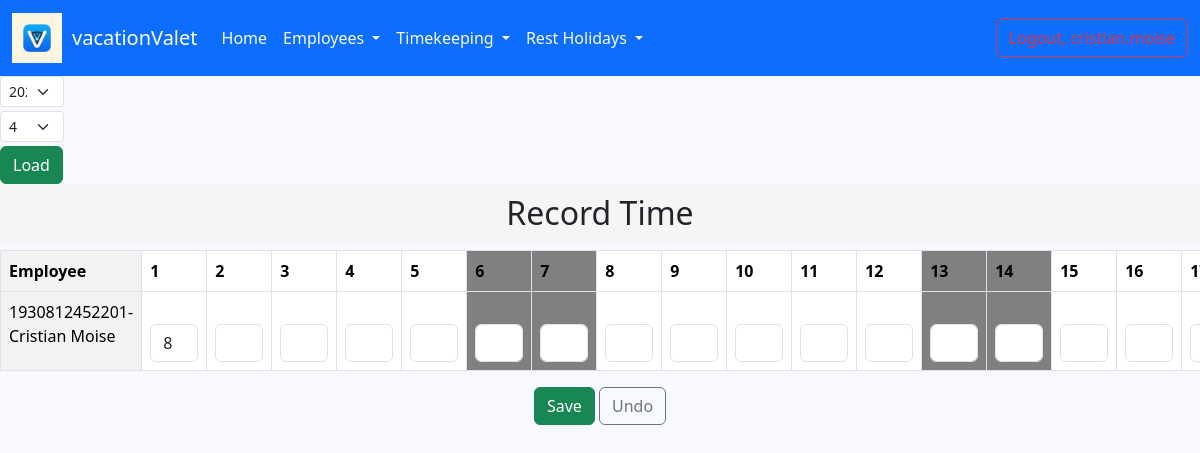
The page /record-time/ (signed in) on the database as committed earlier.
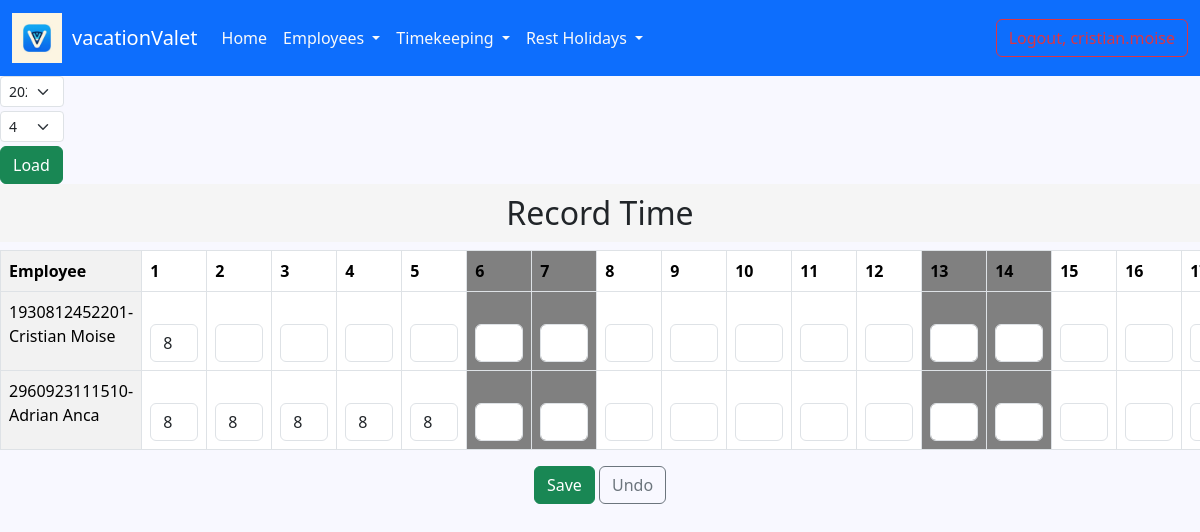
The same page on the database as committed later.
### employee/models.py (models this page shows, shortened)
class Employee(AbstractUser):
    GENDER_OPTIONS = (
        ('male', 'Male'),
        ('female', 'Female')
    )
    cnp = models.IntegerField(blank=False, null=True, unique=True)
    gender = models.CharField(max_length=6, choices=GENDER_OPTIONS, null=True)
    birth_date = models.DateField(null=True, blank=False)
    departament = models.ForeignKey(Department, on_delete=models.CASCADE, null=True)
    start_date = models.DateField(null=True)
    end_date = models.DateField(null=True, blank=True)
    notice_date = models.DateField(null=True, blank=True)
    address = models.TextField(blank=True, null=True)
    is_supervisor = models.BooleanField(default=False, blank=True, null=True)
    days_off = models.IntegerField(blank=True, null=True)
    created_at = models.DateTimeField(auto_now_add=True)
    updated_at = models.DateTimeField(auto_now=True)
    @property
    def is_supervisor(self):
        return Department.objects.filter(supervisor=self).exists()

### employee/views.py (the view, shortened to what this page needs)
# urls.py: path('record-time/', views.record_time_view, name='record-time'),
@login_required
def record_time_view(request):
    current_user = request.user  # Utilizatorul logat
    current_employee = Employee.objects.get(username=current_user.username)
    department = current_employee.departament
    if current_user.is_superuser:
        employees = Employee.objects.filter(is_superuser=False)
    else:
        employees = Employee.objects.filter(departament=department, is_superuser=False)
    today = timezone.now()
    month = int(request.GET.get('month', today.month))
    year = int(request.GET.get('year', today.year))
    num_days = calendar.monthrange(year, month)[1]
    days = [i for i in range(1, num_days + 1)]
    first_day = datetime.date(year, month, 1)
    last_day = datetime.date(year, month, num_days)
    weekend_days = [day for day in range(first_day.day, last_day.day + 1) if
                    datetime.date(year, month, day).weekday() in [5, 6]]
    values = []
    for employee in employees:
        row = []
        for day in days:
            existing_record: TimeRecord = TimeRecord.objects.filter(employee=employee, date__year=year,
                                                                    date__month=month, date__day=day).first()
            if existing_record is not None:
                seconds = existing_record.duration.total_seconds()
                hours = seconds / 3600
                if hours == 0:
                    row.append('')
                elif hours == int(hours):
                    row.append(int(hours))
                else:
                    row.append(hours)
            else:
                row.append('')
        values.append(row)
    return render(request, 'record_time/record_time.html',
                  {'employees': employees, 'year': year, 'month': month, 'days': days, 'values': values,
                   'weekend_days': weekend_days, 'years': [2024, 2025],
                   'months': [0, 1, 2, 3, 4, 5, 6, 7, 8, 9, 10, 11]})

### employee/templatetags/utils.py (called while the page is built)
@register.filter
def index(indexable, i):
    return indexable[i]

### templates/record_time/record_time.html (shortened to what this page needs)
{% extends 'base.html' %}
{% load static %}
{% load utils %}
{% block head %}
    <link rel="stylesheet" type="text/css" href="{% static 'css/time_record/time_record.css' %}">
{% endblock %}
{% block content %}
    <form action="" method="get">
        <div class="row">
            <div class="col-md-4">
                <div class="col-2">
                    <select name="year" id="year" class="form-select form-select-sm mb-1"
                            aria-label=".form-select-lg example">
                        {% for y in years %}
                            <option value="{{ y }}" {% if y == year %}selected{% endif %}>{{ y }}</option>
                        {% endfor %}
                    </select>
                </div>
                <div class="col-2">
                    <select name="month" id="month" class="form-select form-select-sm mb-1"
                            aria-label=".form-select-lg example">
                        {% for m in months %}
                            <option value="{{ m }}" {% if m == month %}selected{% endif %}>{{ m }}</option>
                        {% endfor %}
                    </select>
                </div>
            </div>
        </div>
        <button type="submit" class="btn btn-success" id="load">Load</button>
    </form>
    <h2 class="text-center" id="header-text">Record Time</h2>
    <div class="scrollable-content">
        <form method="POST">
            <table class="table table-bordered">
                <thead class="sticky-header">
                <tr>
                    <th>Employee</th>
                    {% for day in days %}
                        <th id="{% if day in weekend_days %}weekdays{% endif %}">{{ day }}</th>
                    {% endfor %}
                </tr>
                </thead>
                <tbody class="sticky-content">
                {% for employee in employees %}
                    <tr>
                        <td id="emplrow">{{ employee.cnp }}-{{ employee.first_name }} {{ employee.last_name }}</td>
                        {% for day in days %}
                            <td id="{% if day in weekend_days %}weekdays{% endif %}">
                                {% with pos1=forloop.parentloop.counter0 %}
                                    {% with pos2=forloop.counter0 %}
                                        <input type="text" value="{{ values|index:pos1|index:pos2 }}"
                                               name="pontaj_{{ employee.id }}_{{ year }}-{{ month }}-{{ day }}"
                                               id="pontaj_{{ employee.id }}_{{ day }}"
                                               class="form-control {% if day in weekend_days %}readonly{% endif %}"
                                               {% if day in weekend_days %}readonly{% endif %}>
                                    {% endwith %}
                                {% endwith %}
                            </td>
                        {% endfor %}
                    </tr>
                {% endfor %}
                </tbody>
            </table>
            <div class="text-center" id="btn">
                <button type="submit" class="btn btn-success text-center" id="savebtn">Save</button>
                <a href="{% url 'record-time' %}" class="btn btn-outline-secondary" id="vobtn">Undo</a>
            </div>
        </form>
    </div>
{% endblock %}

Rows that differ between the two databases and show on the page:
added Employee: cnp "2960923111510", first_name "Adrian", last_name "Anca", days "8" "8" "8" "8" "8"
